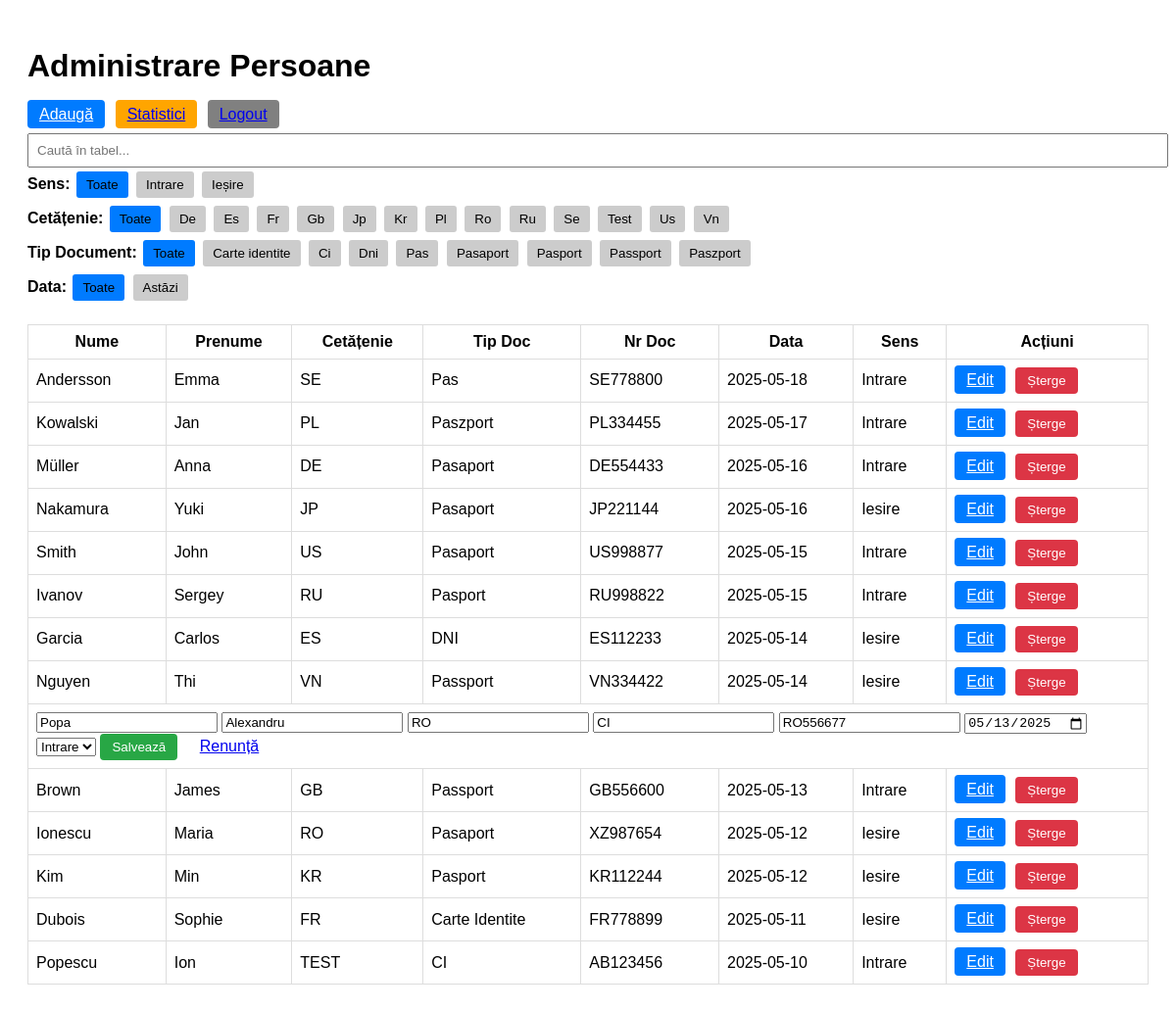
The page /index.php?edit=6 on the database its author committed.
### tables this page shows
CREATE TABLE `persoane` (
  `id` int NOT NULL AUTO_INCREMENT,
  `nume` varchar(100) DEFAULT NULL,
  `prenume` varchar(100) DEFAULT NULL,
  `cetatenie` varchar(50) DEFAULT NULL,
  `tip_document` varchar(50) DEFAULT NULL,
  `nr_document` varchar(50) DEFAULT NULL,
  `data_trecere` date DEFAULT NULL,
  `sens` enum('Intrare','Iesire') DEFAULT NULL,
  PRIMARY KEY (`id`)
);

### index.php (the view, shortened to what this page needs)
<?php
include 'db.php';
$sql = "SELECT * FROM persoane ORDER BY data_trecere DESC";
$result = $conn->query($sql);
$edit_id = isset($_GET['edit']) ? intval($_GET['edit']) : 0;
$cetatenii = [];
$tipuri = [];
if ($result && $result->num_rows > 0) {
    while ($row = $result->fetch_assoc()) {
        $c = strtolower(trim($row['cetatenie']));
        $t = strtolower(trim($row['tip_document']));
        if ($c !== '' && !in_array($c, $cetatenii)) $cetatenii[] = $c;
        if ($t !== '' && !in_array($t, $tipuri)) $tipuri[] = $t;
    }
    sort($cetatenii);
    sort($tipuri);
    $result->data_seek(0);
}
?>
<!DOCTYPE html>
<html lang="ro">
<head>
</head>
<body>
<h1>Administrare Persoane</h1>
<a href="add.php" class="btn btn-edit">Adaugă</a>
<a href="statistica.php" class="btn" style="background: orange;">Statistici</a>
<a href="logout.php" class="btn" style="background: gray;">Logout</a>
<input type="text" id="search" placeholder="Caută în tabel...">
<div>
    <strong>Sens:</strong>
    <button class="filter-btn filter-sens active" data-filter="all">Toate</button>
    <button class="filter-btn filter-sens" data-filter="intrare">Intrare</button>
    <button class="filter-btn filter-sens" data-filter="iesire">Ieșire</button>
</div>
<div>
    <strong>Cetățenie:</strong>
    <button class="filter-btn filter-cetatenie active" data-filter="all">Toate</button>
    <?php foreach ($cetatenii as $c): ?>
        <button class="filter-btn filter-cetatenie" data-filter="<?= htmlspecialchars($c) ?>"><?= ucfirst(htmlspecialchars($c)) ?></button>
    <?php endforeach; ?>
</div>
<div>
    <strong>Tip Document:</strong>
    <button class="filter-btn filter-tipdoc active" data-filter="all">Toate</button>
    <?php foreach ($tipuri as $t): ?>
        <button class="filter-btn filter-tipdoc" data-filter="<?= htmlspecialchars($t) ?>"><?= ucfirst(htmlspecialchars($t)) ?></button>
    <?php endforeach; ?>
</div>
<div>
    <strong>Data:</strong>
    <button class="filter-btn filter-data active" data-filter="all">Toate</button>
    <button class="filter-btn filter-data" data-filter="today">Astăzi</button>
</div>
<table id="tabel">
    <thead>
        <tr>
            <th>Nume</th><th>Prenume</th><th>Cetățenie</th><th>Tip Doc</th><th>Nr Doc</th><th>Data</th><th>Sens</th><th>Acțiuni</th>
        </tr>
    </thead>
    <tbody>
        <?php while ($row = $result->fetch_assoc()): ?>
            <?php if ($edit_id === intval($row['id'])): ?>
                <tr>
                    <td colspan="8">
                        <form method="post" action="">
                            <input name="nume" value="<?= htmlspecialchars($row['nume']) ?>" required>
                            <input name="prenume" value="<?= htmlspecialchars($row['prenume']) ?>" required>
                            <input name="cetatenie" value="<?= htmlspecialchars($row['cetatenie']) ?>">
                            <input name="tip_document" value="<?= htmlspecialchars($row['tip_document']) ?>">
                            <input name="nr_document" value="<?= htmlspecialchars($row['nr_document']) ?>">
                            <input type="date" name="data_trecere" value="<?= htmlspecialchars($row['data_trecere']) ?>">
                            <select name="sens">
                                <option value="Intrare" <?= $row['sens'] === 'Intrare' ? 'selected' : '' ?>>Intrare</option>
                            </select>
                            <button class="btn btn-update" type="submit">Salvează</button>
                            <a href="index.php" class="btn">Renunță</a>
                        </form>
                    </td>
                </tr>
            <?php else: ?>
                <tr>
                    <td><?= htmlspecialchars($row['nume']) ?></td>
                    <td><?= htmlspecialchars($row['prenume']) ?></td>
                    <td><?= htmlspecialchars($row['cetatenie']) ?></td>
                    <td><?= htmlspecialchars($row['tip_document']) ?></td>
                    <td><?= htmlspecialchars($row['nr_document']) ?></td>
                    <td><?= htmlspecialchars($row['data_trecere']) ?></td>
                    <td><?= htmlspecialchars($row['sens']) ?></td>
                    <td>
                        <a href="index.php?edit=<?= intval($row['id']) ?>" class="btn btn-edit">Edit</a>
                        <form method="post" action="" style="display:inline;" onsubmit="return confirm('Ștergi?');">
                            <button class="btn btn-delete" type="submit">Șterge</button>
                        </form>
                    </td>
                </tr>
            <?php endif; ?>
        <?php endwhile; ?>
    </tbody>
</table>
</body>
</html>

### index.php (style rules this page uses)
body { font-family: sans-serif; padding: 20px; }
.btn { padding: 6px 12px; border-radius: 4px; margin-right: 6px; cursor: pointer; border: none; }
.btn-update { background: #28a745; color: white; }
.btn-delete { background: #dc3545; color: white; }
.btn-edit { background: #007bff; color: white; }
.filter-btn.active { background: #007bff; }
.filter-btn { padding: 6px 10px; margin: 4px 2px; border: none; cursor: pointer; background: #ccc; border-radius: 3px; }
table { border-collapse: collapse; width: 100%; margin-top: 20px; }
th, td { border: 1px solid #ddd; padding: 8px; }
#search { width: 100%; padding: 8px; margin-top: 10px; }

### rows shown on the page
persoane: nume "Andersson", prenume "Emma", cetatenie "SE", tip_document "Pas", nr_document "SE778800", data_trecere "2025-05-18", sens "Intrare"
persoane: nume "Kowalski", prenume "Jan", cetatenie "PL", tip_document "Paszport", nr_document "PL334455", data_trecere "2025-05-17", sens "Intrare"
persoane: nume "Müller", prenume "Anna", cetatenie "DE", tip_document "Pasaport", nr_document "DE554433", data_trecere "2025-05-16", sens "Intrare"
persoane: nume "Nakamura", prenume "Yuki", cetatenie "JP", tip_document "Pasaport", nr_document "JP221144", data_trecere "2025-05-16", sens "Iesire"
persoane: nume "Smith", prenume "John", cetatenie "US", tip_document "Pasaport", nr_document "US998877", data_trecere "2025-05-15", sens "Intrare"
persoane: nume "Ivanov", prenume "Sergey", cetatenie "RU", tip_document "Pasport", nr_document "RU998822", data_trecere "2025-05-15", sens "Intrare"
persoane: nume "Garcia", prenume "Carlos", cetatenie "ES", tip_document "DNI", nr_document "ES112233", data_trecere "2025-05-14", sens "Iesire"
persoane: nume "Nguyen", prenume "Thi", cetatenie "VN", tip_document "Passport", nr_document "VN334422", data_trecere "2025-05-14", sens "Iesire"
persoane: nume "Popa", prenume "Alexandru", cetatenie "RO", tip_document "CI", nr_document "RO556677", data_trecere "05/13/2025", sens "Intrare"
persoane: nume "Brown", prenume "James", cetatenie "GB", tip_document "Passport", nr_document "GB556600", data_trecere "2025-05-13", sens "Intrare"
persoane: nume "Ionescu", prenume "Maria", cetatenie "RO", tip_document "Pasaport", nr_document "XZ987654", data_trecere "2025-05-12", sens "Iesire"
persoane: nume "Kim", prenume "Min", cetatenie "KR", tip_document "Pasport", nr_document "KR112244", data_trecere "2025-05-12", sens "Iesire"
persoane: nume "Dubois", prenume "Sophie", cetatenie "FR", tip_document "Carte Identite", nr_document "FR778899", data_trecere "2025-05-11", sens "Iesire"
persoane: nume "Popescu", prenume "Ion", cetatenie "TEST", tip_document "CI", nr_document "AB123456", data_trecere "2025-05-10", sens "Intrare"

### other values the page prints
$c "De"
$c "Es"
$c "Fr"
$c "Gb"
$c "Jp"
$c "Kr"
$c "Pl"
$c "Ro"
$c "Ru"
$c "Se"
$c "Test"
$c "Us"
$c "Vn"
$t "Carte identite"
$t "Ci"
